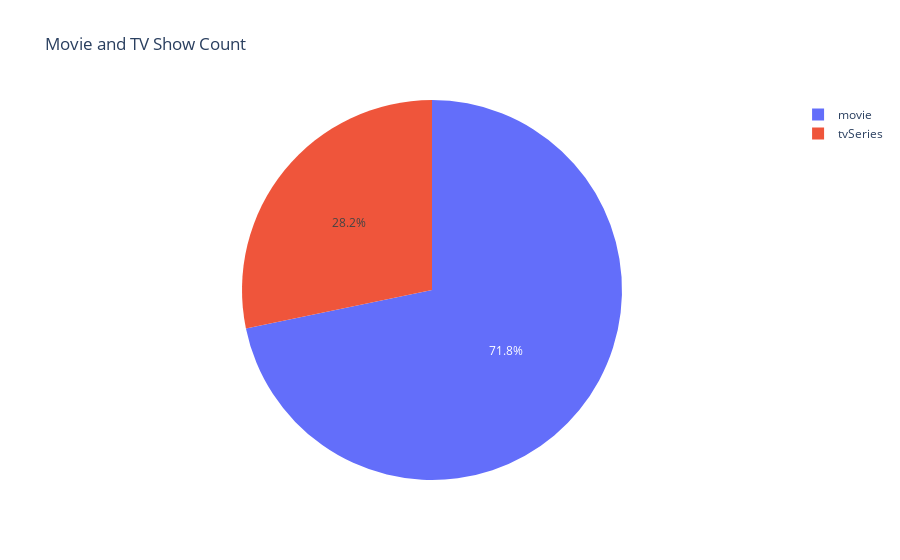

Here is the notebook cell this chart was saved with:
### Code cell
#movie and twshow count and pie chart by plotly
id['contentType'].value_counts()

fig = px.pie(id, values=id['contentType'].value_counts(), names=id['contentType'].value_counts().index, title='Movie and TV Show Count')
fig.show()

### Figure 1 — Plotly figure (JSON) as saved in the notebook; plotly's stock layout.template omitted (floating-point values rounded to 4 significant figures)
{"data": [{"domain": {"x": [0, 1], "y": [0, 1]}, "hovertemplate": "label=%{label}<br>value=%{value}<extra></extra>", "labels": ["movie", "tvSeries"], "legendgroup": "", "name": "", "showlegend": true, "type": "pie", "values": [72911, 28693]}], "layout": {"legend": {"tracegroupgap": 0}, "title": {"text": "Movie and TV Show Count"}}}
